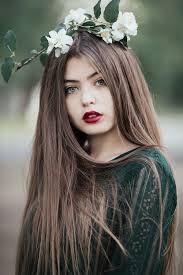
#> input picture images.jpg, 183 x 275 px, found by its file name
$ python threshold_20231228170350.py
#> lines starting #> are read from the running program, lines starting #| are printed output that depends on the picture
import cv2
import numpy as np

def filter_images_by_contrast(images, threshold):
#> called with threshold = 0.9
    filtered_images = []
    for image_path in images:
        img = cv2.imread(image_path)
#> img is the input picture: shape (275, 183, 3); mean B, G, R 94.2, 102.3, 104.7
        gray = cv2.cvtColor(img, cv2.COLOR_BGR2GRAY)
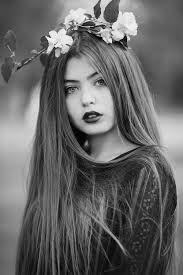
#> gray: shape (275, 183); min 0, max 254, mean 102.1
        min_val, max_val, _, _ = cv2.minMaxLoc(gray)
#> min_val = 0; max_val = 254
        contrast = (max_val - min_val) / max_val
#> contrast = 1
        if contrast > threshold:
            filtered_images.append(img)  # Thêm ảnh gốc vào danh sách đã lọc
#> pass 2 of the loop in filter_images_by_contrast, `for image_path in images:`:
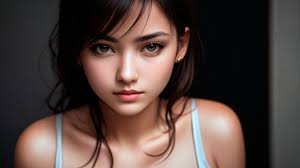
#> input picture images2.jpg, 300 x 168 px, found by its file name
#> in filter_images_by_contrast, img is the input picture: shape (168, 300, 3); mean B, G, R 62.4, 67.1, 84
#> in filter_images_by_contrast, `gray = cv2.cvtColor(img, cv2.COLOR_BGR2GRAY)`:
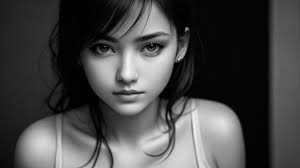
#> gray: shape (168, 300); min 0, max 249, mean 71.6
#> max_val = 249
    return filtered_images

# Đường dẫn đến các ảnh cần lọc
image_paths = ["images.jpg", "images2.jpg"]

# Ngưỡng độ tương phản
threshold = 0.9

# Lọc ảnh dựa trên độ tương phản
filtered_images = filter_images_by_contrast(image_paths, threshold)
#> filtered_images = 2 items

# Hiển thị ảnh gốc và các ảnh đã lọc
for img in filtered_images:
    cv2.imshow('Filtered Image', img)
    cv2.waitKey(0)
    cv2.imwrite('new_threshold_image.jpg', img)
#> this loop made 2 passes

# Đóng cửa sổ khi nhấn phím bất kỳ
cv2.destroyAllWindows()
